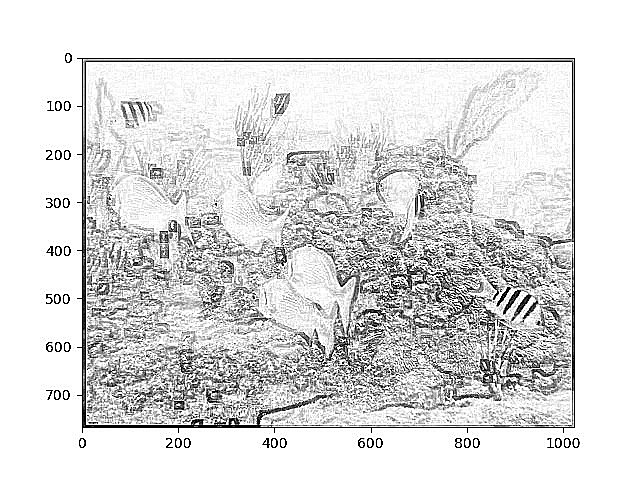
#> input picture my-sharpened-image2.jpg, 640 x 480 px
$ python segmentation.py
#> lines starting #> are read from the running program, lines starting #| are printed output that depends on the picture; after the words box and inside, x2 and y2 are one past the last pixel; in counts of white or black regions, pixels touching at a corner belong together
import numpy as np
import cv2
from matplotlib import pyplot as plt
img = cv2.imread(r'./my-sharpened-image2.jpg')
#> img is the input picture: shape (480, 640, 3); min 0, max 255, mean 219.5
b,g,r = cv2.split(img)
rgb_img = cv2.merge([r,g,b])
gray = cv2.cvtColor(img,cv2.COLOR_BGR2GRAY)
ret, thresh = cv2.threshold(gray,0,255,cv2.THRESH_BINARY_INV+cv2.THRESH_OTSU)
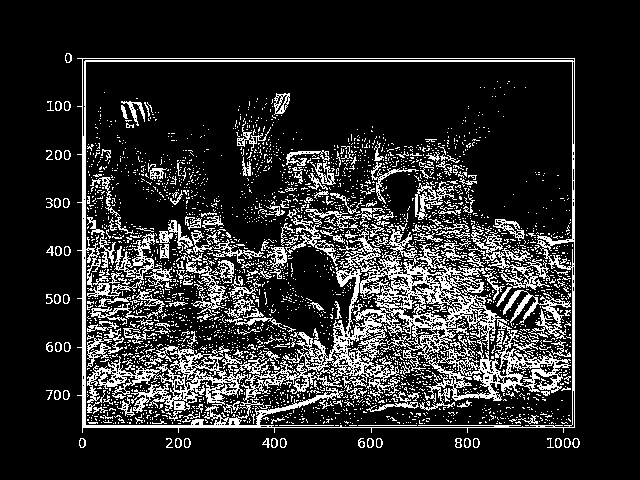
#> thresh: shape (480, 640); 16.4% white in thin lines or dots, all inside (x1, y1, x2, y2) = (46, 53, 580, 448)
#> ret = 168
# noise removal
kernel = np.ones((2,2),np.uint8)
closing = cv2.morphologyEx(thresh,cv2.MORPH_CLOSE,kernel, iterations = 2)
#> closing: shape (480, 640); 28.9% white; 435 white regions (397 under 20 px), largest, box (x1, y1, x2, y2) and area: (79, 60, 577, 435) 82986, (238, 120, 280, 183) 970, (141, 159, 201, 211) 869
# sure background area
sure_bg = cv2.dilate(closing,kernel,iterations=3)
#> sure_bg: shape (480, 640); 42.5% white; 96 white regions (46 under 20 px), largest, box (x1, y1, x2, y2) and area: (79, 60, 580, 438) 122779, (123, 100, 164, 133) 862, (549, 440, 585, 453) 427
# Finding sure foreground area
dist_transform = cv2.distanceTransform(sure_bg,cv2.DIST_L2,3)
# Threshold
ret, sure_fg = cv2.threshold(dist_transform,0.1*dist_transform.max(),255,0)
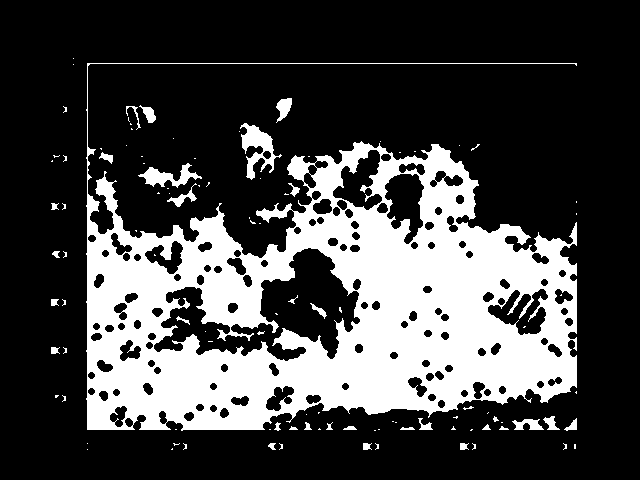
#> sure_fg: shape (480, 640) float32; 27.2% white; 107 white regions (75 under 20 px), largest, box (x1, y1, x2, y2) and area: (86, 63, 577, 431) 79611, (240, 123, 282, 180) 944, (138, 163, 202, 188) 630
#> ret = 3.6
# Finding unknown region
sure_fg = np.uint8(sure_fg)
unknown = cv2.subtract(sure_bg,sure_fg)
#> unknown: shape (480, 640); 15.2% white; 211 white regions (46 under 20 px), largest, box (x1, y1, x2, y2) and area: (79, 60, 580, 438) 23330, (154, 248, 360, 361) 5704, (488, 289, 548, 335) 1141
# Marker labelling
ret, markers = cv2.connectedComponents(sure_fg)
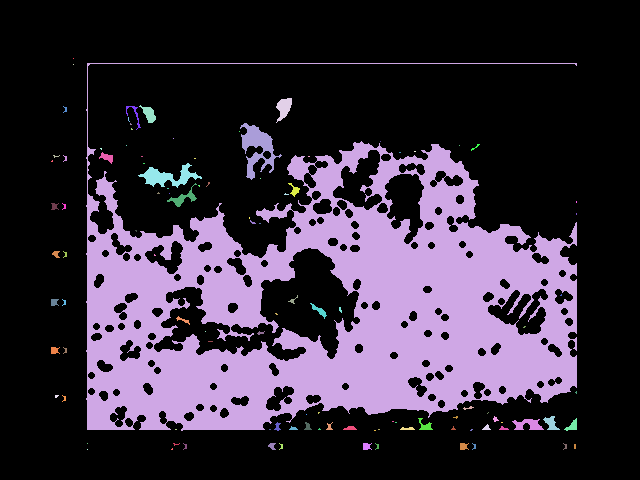
#> markers: shape (480, 640) int32; 108 distinct labels, from 0 to 107; one colour per label, 0 black
#> ret = 108
# Add one to all labels so that sure background is not 0, but 1
markers = markers+1
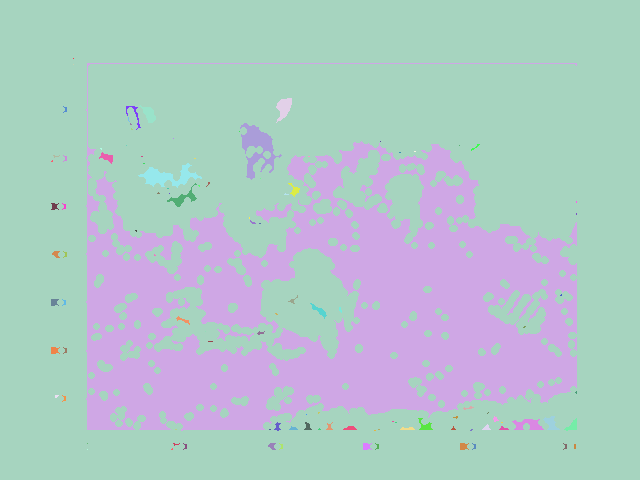
#> markers: shape (480, 640) int32; 108 distinct labels, from 1 to 108; one colour per label, 0 black
# Now, mark the region of unknown with zero
markers[unknown==255] = 0
markers = cv2.watershed(img,markers)
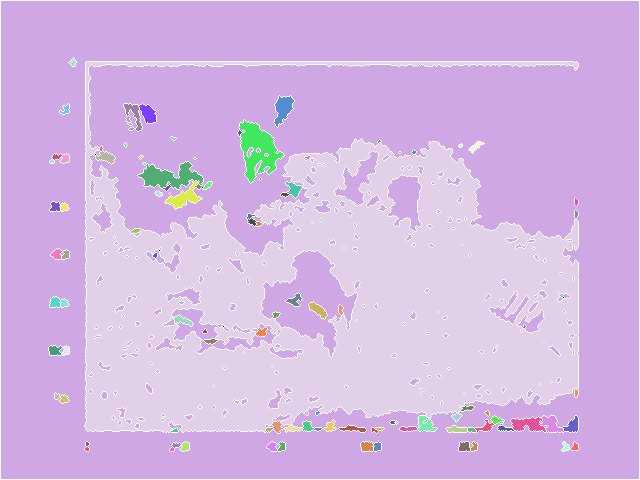
#> markers: shape (480, 640) int32; 110 distinct labels, from -1 to 108; one colour per label, 0 black, -1 white
img[markers == -1] = [255,0,0]
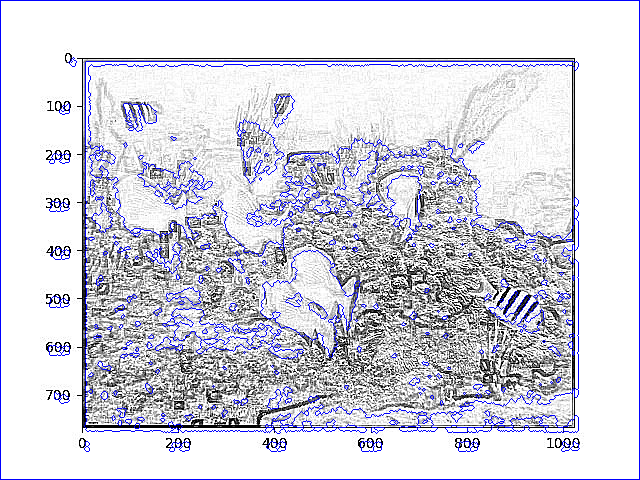
#> img: shape (480, 640, 3); 4.2% of pixels changed, all inside (x1, y1, x2, y2) = (0, 0, 640, 480)
plt.subplot(211),plt.imshow(rgb_img)
plt.title('Input Image'), plt.xticks([]), plt.yticks([])
plt.subplot(212),plt.imshow(thresh, 'gray')
plt.imsave(r'thresh.png',thresh)
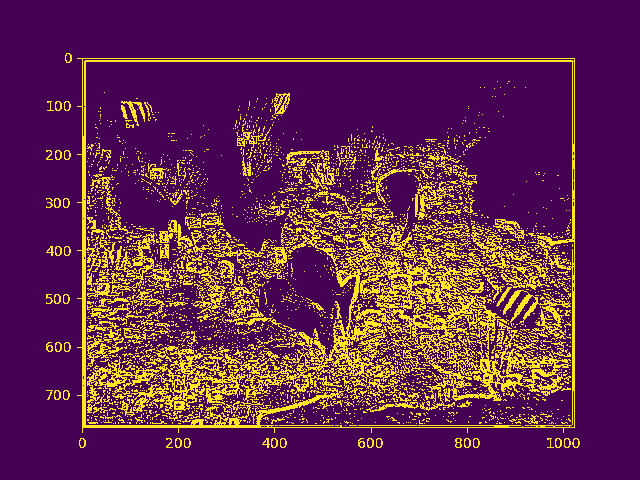
#> saved as thresh.png: shape (480, 640, 3); mean R, G, B 98.3, 38.7, 76.1
plt.title("Otsu's binary threshold"), plt.xticks([]), plt.yticks([])
plt.tight_layout()
plt.show()
